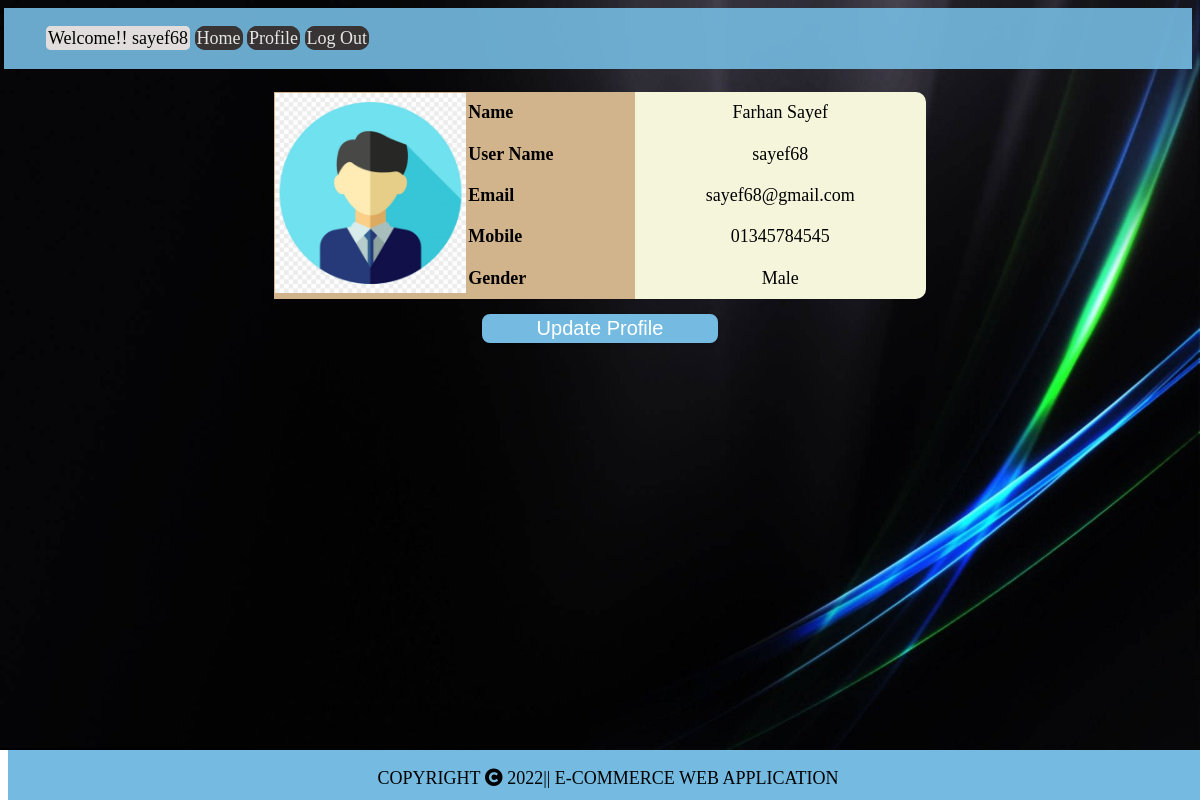
Screenshot of /controller/dmanprofile.php (signed in) with the database file from the repository.
### tables this page shows
CREATE TABLE `dman` (
  `id` int(255) NOT NULL,
  `fullname` varchar(200) NOT NULL,
  `username` varchar(20) NOT NULL,
  `email` varchar(20) NOT NULL,
  `mobile` varchar(20) NOT NULL,
  `gender` varchar(20) NOT NULL,
  `image` varchar(200) NOT NULL,
  `password` varchar(250) NOT NULL
);

### controller/dmanprofile.php (the view, shortened to what this page needs)
<?php
include("../model/connection.php");
$link_address1 ='dman_update.php';
?>
<!DOCTYPE html>
<html>
    <head>
    <link
      rel="stylesheet"
      href="https://use.fontawesome.com/releases/v5.15.4/css/all.css"
    />
    <link rel="stylesheet" href="../view/css/profile.css">
    </head>
<body>
    <div class="div container">
            <?php
            include('../view/dmanheader.php');
            $varr = $_SESSION['user'];
            $sql = "Select *from `dman` where username= '$varr'";
            $result = mysqli_query($conn, $sql);
            if ($result) {
                while ($row = mysqli_fetch_assoc($result)) {
                    $fullname = $row['fullname'];
                    $username = $row['username'];
                    $email = $row['email'];
                    $mobile = $row['mobile'];
                    $gender = $row['gender'];
                    ?>
                    <br>
                    <br>
                    <br>
                    <br>
                    <table align="center">
                        <tr>
                            <th rowspan="5" style="width: 20%;"> <?php echo" <img src=../view/images/$row[image]> " ?></th>
                            <th>Name</th>
                            <td><?php echo $fullname ?></td>
                        </tr>
                        <tr>
                            <th>User Name</td>
                            <td><?php echo $username ?></td>
                        </tr>
                        <tr>
                            <th>Email</td>
                            <td><?php echo $email ?></td>
                        </tr>
                        <tr>
                            <th>Mobile</td>
                            <td><?php echo $mobile ?></td>
                        </tr>
                        <tr>
                            <th>Gender</td>
                            <td><?php echo $gender ?></td>
                        </tr>
                    </table>
                    <?php
                }
            }
            ?>
        <?php
                echo"<button><a href='$link_address1?update_profile=".$varr."'>Update Profile</a></button>";
        ?>
        </div>
        <?php include('../view/footer.php');?>
</body>
</html>

### view/css/profile.css (style rules this page uses)
body { background-image: url("../images/bg.jpg"); background-repeat: no-repeat; background-size: cover; }
th,td { text-align: center; color: black; }
th { text-align: left; background-color: tan; }
td { text-align: center; }
table { background-color: beige; border-collapse: collapse; font-size: 18px; width: 55%; border-radius: 10px; padding-top: 30px; font-family: cursive; }
img { height: 200px; }
a { text-decoration: none; color: black; }
button { margin-top: 15px; width: 20%; height: 45%; display: flex; justify-content: center; background-color: #75bbe1; border: 2px solid #75bbe1; border-radius: 8px; color: black; font-size: 20px; cursor: pointer; box-shadow: 2px 2px 4px rgba(0, 0, 0, 0.1); transition: all 0.1s ease; margin-left: auto; margin-right: auto; }

### view/css/header.css (style rules this page uses)
body { font-size: 18px; font-family: cursive; }
a { color: white; }

### rows the page displays
dman: image (picture), fullname "Farhan Sayef", username "sayef68", email "sayef68@gmail.com", mobile "01345784545", gender "Male"

### other values shown
$_SESSION['user'] "sayef68"
